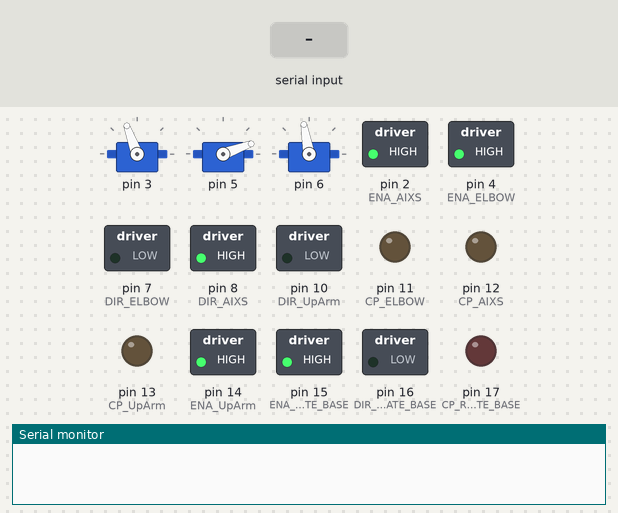
A sketch run on a simulated Arduino Uno, built with avr-gcc and run on an emulated ATmega328P. Shown: 3 × servo, switched loads named in the sketch (green lamp = pin HIGH), output pins drawn as LEDs (lit = HIGH), the last lines printed to the serial monitor. The test bench sets the inputs (shaded band).

Above: at 1.2 s.
1.3 s: "h90\n" received over Serial
At 2.5 s:
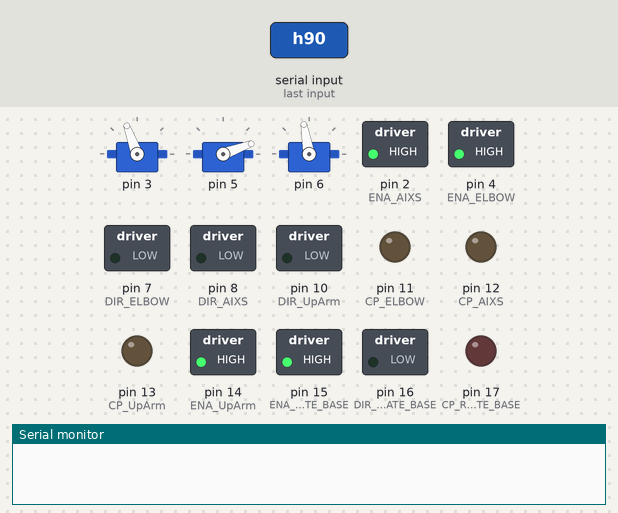
2.8 s: "e90\n" received over Serial
At 3.3 s:
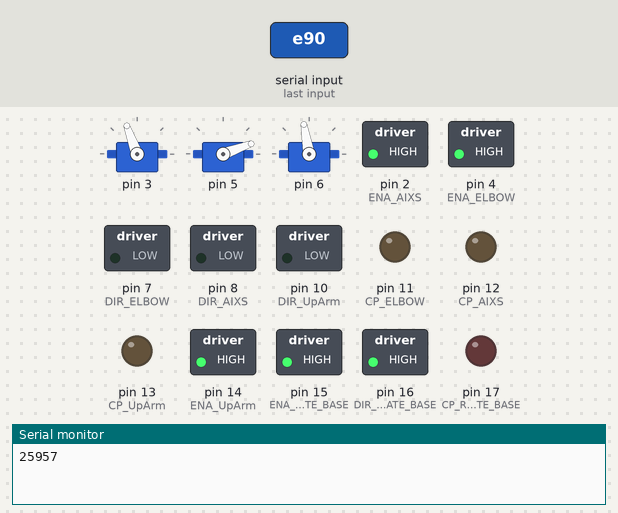
4.3 s: "f90\n" received over Serial
At 5.5 s:
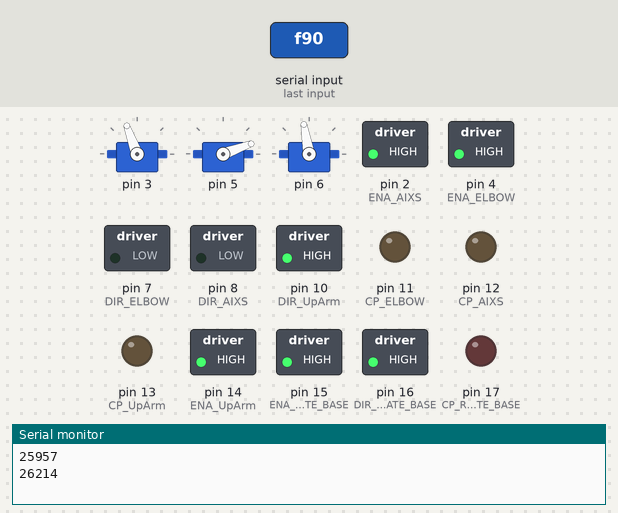
5.8 s: "g90\n" received over Serial
At 6.7 s:
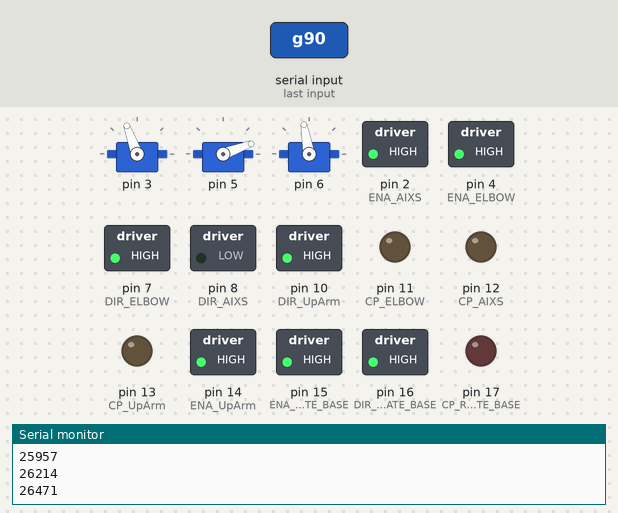
7.3 s: "h,45\n" received over Serial
At 7.9 s:
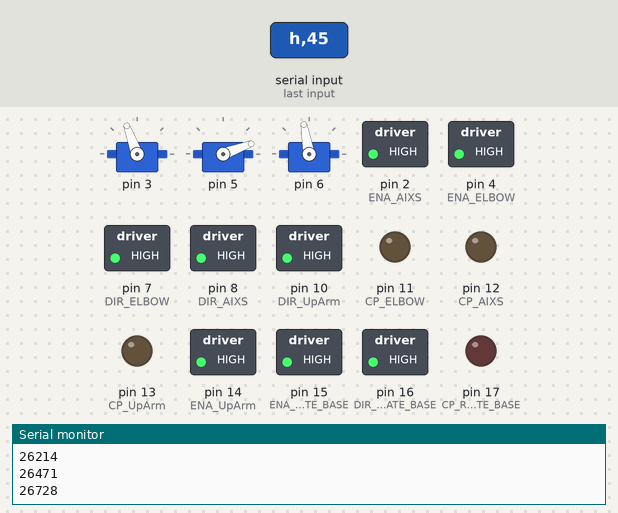
8.8 s: "e,45\n" received over Serial
At 10.2 s:
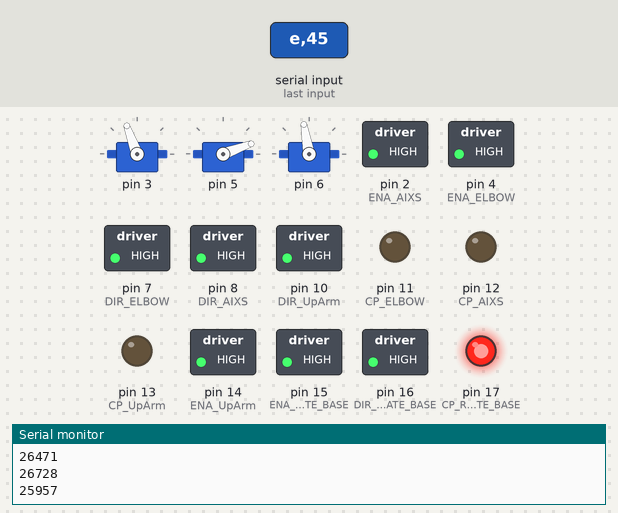
Timing chart, 0 to 11.3 s (numbered marks = the images above; inputs shaded):
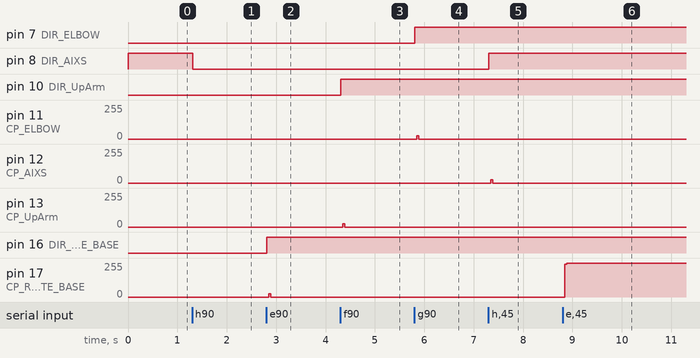

Measured:
- after the input at 1.3 s, pin 8 (DIR_AIXS): HIGH → LOW at once
- after the input at 2.8 s, pin 16 (DIR_ROTATE_BASE): LOW → HIGH at once; pin 17 (CP_ROTATE_BASE): 0/255 → 23/255 after 0.05 s, → 0/255 0.04 s later
- after the input at 4.3 s, pin 10 (DIR_UpArm): LOW → HIGH at once; pin 13 (CP_UpArm): 0/255 → 23/255 after 0.05 s, → 0/255 0.04 s later
- after the input at 5.8 s, pin 7 (DIR_ELBOW): LOW → HIGH at once; pin 11 (CP_ELBOW): 0/255 → 23/255 after 0.05 s, → 0/255 0.04 s later
- after the input at 7.3 s, pin 8 (DIR_AIXS): LOW → HIGH at once; pin 12 (CP_AIXS): 0/255 → 23/255 after 0.05 s, → 0/255 0.04 s later
- after the input at 8.8 s, pin 17 (CP_ROTATE_BASE): 0/255 → 255/255 after 0.05 s

The sketch:

Control4SteppersBySerial_Fast_longTypeSending.ino
```cpp
#include <Servo.h>
#include <math.h>

/********************SERIAL BUFFER**********************************/
/******************************************************/
//a buffer to save digits
const int MaxChars=8;   // an int string contains up to 8 digits and is terminated
char strValue[MaxChars]; // must be big enough for digits and terminating null
int strValueIndex=0 ; // the index into the array storing the received digits

long lon_ReceivedMotorData=0;
long signedReceivedVale=1;

/*******************Timmer setup**********************/
/****************************************************/
#define bbs(x)  (1<<x)
 // Microstep=16; 1.8deg per step, one revolution = 3200steps
 // one revolution = 8mm. 3200 steps=8mm.
 // one timer tick = 1/2 period => 800 ticks per mm

// Prescaler = 64
//16Mhz/64=0.25Mhz 1/0.25=4us 4*10=40us =>
const uint8_t myTOP = 20;
void setMyTimer2( ){
  cli();  // 禁止中斷
  TCCR2A = bbs(WGM21);  // CTC mode 2; Clear Timer on Compare, see p.158-162
  TCCR2B = bbs(CS22);  // Prescaler == 64; see p.162 in datasheet
  ///// 注意 WGM22 在 TCCR2B, 但 WGM21 與 WGM20 在 TCCR2A;
  ///// mode 由 WGM22, WGM21, WGM20 決定 (see datasheet p.158-162)
  OCR2A = myTOP;  // TOP count for CTC, 與 prescaler 有關
  TCNT2=0;  // counter 歸零
  TIMSK2 |= bbs(OCIE2A);  // enable CTC for TIMER2_COMPA_vect
  sei();  // 允許中斷
}


///// Interrupt Service Routine for TIMER2
ISR(TIMER2_COMPA_vect)
{

  //test_AxisRotateStepper_ISR();
 AxisRotateStepper_ISR();

  ElbowRotateGivenSteps_ISR();
  UpperArmStepper_ISR();

  ROTATE_BASEStepper_ISR();
}


/*******************STEPPERS SETUP*****************/
/**************************************************/


/*****************Stepper controls****************/


typedef struct {
#define NUM_STEPPERS 3
  //For steppers
  int stepperPins[NUM_STEPPERS];
  long stepperSteps[NUM_STEPPERS];// Stands for servo a-d

}StepperGlobal;
StepperGlobal MyStepper;

void InitSteppers(){
  for(int i=0; i < NUM_STEPPERS; i++){
    MyStepper.stepperSteps[i]=0;
  }
}


/*************for stepper****************/

////////Axis rotate stepper

const int CP_AIXS =  12;
const int DIR_AIXS =  8;
const int ENA_AIXS =  2;

volatile long StepCounter_AXIS=0;
volatile bool DirectionFlag_AXIS=1;
volatile long AxisRotate_TotalSteps=0;
volatile bool AxisMotor_WorkingFlag=false;
volatile bool sentFlag_Axis=false;

////////////////////////rotate stepper routine
void setup_rotateStepper(){
  pinMode(ENA_AIXS, OUTPUT);
  pinMode(DIR_AIXS, OUTPUT);
  pinMode(CP_AIXS,OUTPUT);
  digitalWrite(ENA_AIXS, HIGH);

}

//Axis rotation RotateGivenSteps
void Axis_RotateGivenSteps( long steps,bool Step_direction){

    AxisMotor_WorkingFlag=true;
  DirectionFlag_AXIS=Step_direction;
  AxisRotate_TotalSteps=steps;

  }

//axis Rotate ISR
void AxisRotateStepper_ISR(){
  static boolean outputPulse=HIGH;

  digitalWrite(DIR_AIXS, DirectionFlag_AXIS);  //Determin direction

  //determing the task is finished,yes,reset variables
  if((StepCounter_AXIS==AxisRotate_TotalSteps)||(AxisMotor_WorkingFlag==false)){
   if((StepCounter_AXIS==AxisRotate_TotalSteps)&&(AxisRotate_TotalSteps!=0)){
     sentFlag_Axis=true;
     }

    //Reset parameters
    StepCounter_AXIS=0;
    AxisRotate_TotalSteps=0;
    AxisMotor_WorkingFlag=false;
    return; // task finished
    }

  // if not finished task, flip output
  AxisMotor_WorkingFlag=true; // to indicate the stepper is still working
  StepCounter_AXIS++;
  digitalWrite(CP_AIXS,outputPulse);
  outputPulse=!outputPulse;
  }

////////////Axis Rotate back and force
void test_AxisRotateStepper_ISR(){
  static boolean outputPulse=LOW;
  //Direction
  if(StepCounter_AXIS%50000==0){
    DirectionFlag_AXIS=!DirectionFlag_AXIS;
    digitalWrite(DIR_AIXS, DirectionFlag_AXIS);
    }
  StepCounter_AXIS++;

  digitalWrite(CP_AIXS,outputPulse);
  outputPulse=!outputPulse;
  }

/*********elbow stepper****************/
volatile  long StepCounter_ELBOW=0;
volatile bool DirectionFlag_ELBOW=0;
volatile long elbowStepper_TotalSteps=0;
volatile bool elbowStepper_WorkingFlag=false;
volatile bool sentFlag_Elbow=false;

const int CP_ELBOW =  11;
const int DIR_ELBOW =  7;
const int ENA_ELBOW =  4;
// setting elbow stepper driver
void setup_ElbowStepper(){
  pinMode(ENA_ELBOW, OUTPUT);
  pinMode(DIR_ELBOW, OUTPUT);
  pinMode(CP_ELBOW,OUTPUT);
  digitalWrite(ENA_ELBOW, HIGH);

  }


void ElbowRotateGivenSteps( long TargetSteps,bool Step_direction){


      elbowStepper_WorkingFlag=true;

      elbowStepper_TotalSteps=TargetSteps;
      DirectionFlag_ELBOW=Step_direction;


      }


void ElbowRotateGivenSteps_ISR(){
   static boolean outputPulse=HIGH;   //for generating pulses

      if((StepCounter_ELBOW==elbowStepper_TotalSteps)||(elbowStepper_WorkingFlag==false)){

        if((StepCounter_ELBOW==elbowStepper_TotalSteps)&&(elbowStepper_TotalSteps!=0)){
          sentFlag_Elbow=true;
        }
        // If reach the target, reset all
        StepCounter_ELBOW=0;
        elbowStepper_TotalSteps=0;
        elbowStepper_WorkingFlag=false;// indicate stop working
        return;
        }

        elbowStepper_WorkingFlag=true;// indicate still working
        digitalWrite(DIR_ELBOW, DirectionFlag_ELBOW);
        StepCounter_ELBOW++;
        digitalWrite(CP_ELBOW,outputPulse);
        outputPulse=!outputPulse;
  }


/************UPPER ARM STEPPER SETUP****************/
// To indicate if stepper is working.
// If yes, True ; otherwise, False

volatile  long StepCounter_UPARM=0;
volatile bool DirectionFlag_UPARM=0;
volatile  long uparmStepper_TotalSteps=0;
volatile bool uparmStepper_WorkingFlag=false;
volatile  static bool sentFlag_Uparm=false; //checking sent signal

const int CP_UpArm  =  13;
const int DIR_UpArm =  10;
const int ENA_UpArm =  14;

// setting UpArm stepper driver
void setup_UpArmStepper(){
  pinMode(ENA_UpArm, OUTPUT);
  pinMode(DIR_UpArm, OUTPUT);
  pinMode(CP_UpArm,OUTPUT);

  digitalWrite(ENA_UpArm, HIGH);
  }


void UpperArmGivenSteps( long steps,bool Step_direction){


  uparmStepper_WorkingFlag=true;
  DirectionFlag_UPARM=Step_direction;
  uparmStepper_TotalSteps=steps;


  }


  void UpperArmStepper_ISR(){
  static boolean outputPulse=HIGH;

  digitalWrite(DIR_UpArm, DirectionFlag_UPARM);  //Determin direction

  //determing the task is finished,yes,reset variables
  if((StepCounter_UPARM==uparmStepper_TotalSteps)||(uparmStepper_WorkingFlag==false)){

   if((StepCounter_UPARM==uparmStepper_TotalSteps)&&(uparmStepper_TotalSteps!=0)){
   sentFlag_Uparm=true;
   }


    //Reset parameters
    StepCounter_UPARM=0;
    uparmStepper_TotalSteps=0;
    uparmStepper_WorkingFlag=false;

    return; // task finished
    }

  // if not finished task, flip output
  uparmStepper_WorkingFlag=true; // to indicate the stepper is still working
 // sentFlag_Uparm=false;
  StepCounter_UPARM++;
  digitalWrite(CP_UpArm,outputPulse);
  outputPulse=!outputPulse;
  }
 /************BASE STEPPER SETUP****************/
// To indicate if stepper is working.
// If yes, True ; otherwise, False

volatile  long StepCounter_ROTATE_BASE=0;
volatile bool DirectionFlag_ROTATE_BASE=0;
volatile  long ROTATE_BASEStepper_TotalSteps=0;
volatile bool ROTATE_BASEStepper_WorkingFlag=false;
volatile  static bool sentFlag_ROTATE_BASE=false; //checking sent signal

const int CP_ROTATE_BASE  =  17;
const int DIR_ROTATE_BASE =  16;
const int ENA_ROTATE_BASE =  15;

// setting ROTATE_BASE stepper driver
void setup_ROTATE_BASEStepper(){
  pinMode(ENA_ROTATE_BASE, OUTPUT);
  pinMode(DIR_ROTATE_BASE, OUTPUT);
  pinMode(CP_ROTATE_BASE,OUTPUT);
  digitalWrite(ENA_ROTATE_BASE, HIGH);
  /*
  digitalWrite(ENA_ROTATE_BASE, LOW);
  digitalWrite(DIR_ROTATE_BASE, LOW);
  digitalWrite(CP_ROTATE_BASE, LOW);
*/
}


void ROTATE_BASEArmGivenSteps( long steps,bool Step_direction){


  ROTATE_BASEStepper_WorkingFlag=true;
  DirectionFlag_ROTATE_BASE=Step_direction;
  ROTATE_BASEStepper_TotalSteps=steps;


  }


  void ROTATE_BASEStepper_ISR(){
  static boolean outputPulse=HIGH;

  digitalWrite(DIR_ROTATE_BASE, DirectionFlag_ROTATE_BASE);  //Determin direction

  //determing the task is finished,yes,reset variables
  if((StepCounter_ROTATE_BASE==ROTATE_BASEStepper_TotalSteps)||(ROTATE_BASEStepper_WorkingFlag==false)){

   if((StepCounter_ROTATE_BASE==ROTATE_BASEStepper_TotalSteps)&&(ROTATE_BASEStepper_TotalSteps!=0)){
   sentFlag_ROTATE_BASE=true;
   }


    //Reset parameters
    StepCounter_ROTATE_BASE=0;
    ROTATE_BASEStepper_TotalSteps=0;
    ROTATE_BASEStepper_WorkingFlag=false;

    return; // task finished
    }

  // if not finished task, flip output
  ROTATE_BASEStepper_WorkingFlag=true; // to indicate the stepper is still working
 // sentFlag_ROTATE_BASE=false;
  StepCounter_ROTATE_BASE++;
  digitalWrite(CP_ROTATE_BASE,outputPulse);
  outputPulse=!outputPulse;
  }


/*****************************For controlling Servos*******************/
/*********************************************************************/

typedef struct {
#define NUM_SERVOS 3
  //For servos
  int numServos;
  int servoPins[NUM_SERVOS];
  int servoAngles[NUM_SERVOS];// Stands for servo a-d
  Servo myservo[NUM_SERVOS];
  long pos;

          //by a 0 to indicate end of string
}ServoGlobal;
ServoGlobal MyServoGlobal;

/**
 * Initialize Servos
 * */
void InitServos(){

  //Initialize the global variables

  MyServoGlobal.numServos=NUM_SERVOS;
  MyServoGlobal.servoPins[0] = 3;// servos on pins
  MyServoGlobal.servoPins[1] = 5;// servos on pins
  MyServoGlobal.servoPins[2] = 6;// servos on pins

  MyServoGlobal.myservo;
  MyServoGlobal.pos =0;


  //Initialize the hardwares
  for(int i=0; i < MyServoGlobal.numServos; i++){
  MyServoGlobal.myservo[i].attach(MyServoGlobal.servoPins[i]);}

    //Initiate servos' positing

    MyServoGlobal.servoAngles['a' - 'a']=110;
    MyServoGlobal.servoAngles['b' - 'a']=20;
    MyServoGlobal.servoAngles['c' - 'a']=100;


    MyServoGlobal.myservo['a' - 'a'].write(MyServoGlobal.servoAngles['a' - 'a']);
    MyServoGlobal.myservo['b' - 'a'].write(MyServoGlobal.servoAngles['b' - 'a']);
    MyServoGlobal.myservo['c' - 'a'].write(MyServoGlobal.servoAngles['c' - 'a']);

}

//////////////////////////////////////////////

void ControlServosBySerial(char ch){

      // use atoi to convert the string to an int
      MyServoGlobal.pos = convStrToLong();
      MyServoGlobal.myservo[ch - 'a'].write(MyServoGlobal.pos);
      //reset string

      //Serial.print(MyServoGlobal.pos);
      Serial.println(ch);
}

//Converting string to long
long convStrToLong(){
      long   output_val;
  //converting to long
      unsigned int maxIndex=strValueIndex-1;
      for(int i=0;i<=maxIndex;i++){
        //Serial.println(strValue[i]-'0');
        lon_ReceivedMotorData=pow(10,maxIndex-i )*double(strValue[i]-'0')+lon_ReceivedMotorData;
      }
      lon_ReceivedMotorData=signedReceivedVale*lon_ReceivedMotorData;

    //  Serial.println(lon_ReceivedMotorData);

      output_val=lon_ReceivedMotorData;
      //reseting params
      signedReceivedVale=1;
      lon_ReceivedMotorData=0;
      strValueIndex=0;
      for (int i=0;i<MaxChars;i++){
        strValue[i]=' ';
        }


  return output_val;
}


/***********serial communication*******************/
/**************************************************/
void SerialCommunication(){
  if( Serial.available())
    {
      char ch = Serial.read();
      if(strValueIndex <=
          MaxChars && ch >= '0' && ch <= '9'){


          // add the ASCII character to the string;
          strValue[strValueIndex++] = ch;
       }
       else if(ch=='-'||ch=='+'){
            if(ch=='-'){
            signedReceivedVale=-1;
            }
            else{
            signedReceivedVale=1;
            }
      }
      else if(ch >= 'a' && ch <= 'a'+ MyServoGlobal.numServos) {
       // converting to long type

         ControlServosBySerial(ch);

      }else if(ch >= 'e'&& ch<='e'+NUM_STEPPERS ) {
        ControlSteppersBySerial(ch);
        //go to stepper control program
    }

   }
}


void setup()
{
  Serial.begin(1200);
  InitServos();

  setMyTimer2( );

  //INIT DRIVER WIRES
  setup_ElbowStepper();
  //INIT rotate stepper
  setup_rotateStepper();
  //Setup UpperArmStepper
  setup_UpArmStepper();

  //setup rotate base
  setup_ROTATE_BASEStepper();
  // Testing demo


}


void loop()
{
  SerialCommunication();
  StepperWorkingCheck();
}


/*************for stepper****************/

//if finished working,send serial a flag
void StepperWorkingCheck(){
  if(sentFlag_ROTATE_BASE==true){
     sentFlag_ROTATE_BASE=false;
     Serial.println('eeeee');  // tell pc end, the task is done
     //delay(10);
   }

  //upper arm

   if(sentFlag_Uparm==true){
     sentFlag_Uparm=false;
     Serial.println('fffff');  // tell pc end, the task is done
     //delay(10);
   }

   if(sentFlag_Elbow==true){
     sentFlag_Elbow=false;
     Serial.println('ggggg');  // tell pc end, the task is done
     //delay(10);
   }

      if(sentFlag_Axis==true){
     sentFlag_Axis=false;
     Serial.println('hhhhh');  // tell pc end, the task is done
    // delay(10);
   }

   }


// serial control steppers
void ControlSteppersBySerial(char ch){
      bool s_direction=0;
      // use atoi to convert the string to an int

      long numSteps = convStrToLong();

      if(numSteps>0){
        s_direction=1;
      }else{
        s_direction=0;
      }
      numSteps=abs(numSteps);

      if(ch=='e'){
         ROTATE_BASEArmGivenSteps( numSteps,s_direction);
      }
      // To do: adding stepper control functions
      if(ch=='f'){
      UpperArmGivenSteps(numSteps,s_direction);

      }
      if(ch=='g'){
         ElbowRotateGivenSteps(numSteps,s_direction);
      }

      if(ch=='h'){
         Axis_RotateGivenSteps(numSteps,s_direction);
      }


}
```
